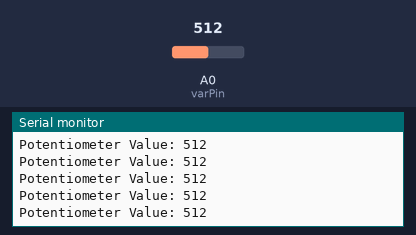
The sketch below on a simulated Arduino Uno, built with avr-gcc and run on an emulated ATmega328P. Shown: the last lines printed to the serial monitor. The test bench sets the inputs (shaded band); at power-on: A0 (varPin) = 512.

Above: at 5.7 s.
5.8 s: A0 (varPin) set to 983
At 6.5 s:
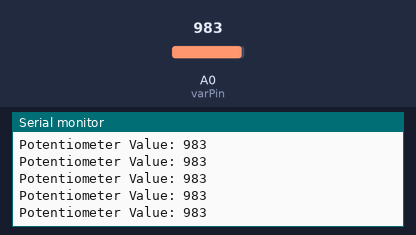
8.8 s: A0 (varPin) set to 1007
At 9.4 s:
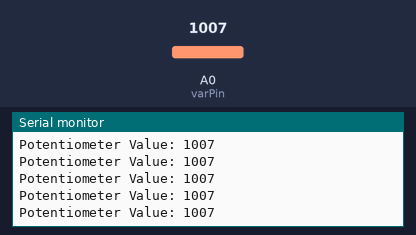
14.8 s: A0 (varPin) set to 107
At 15.9 s:
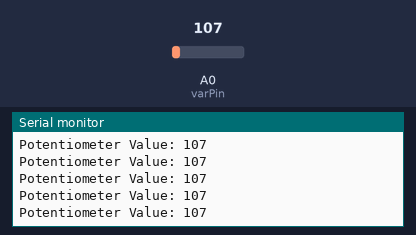
16.3 s: A0 (varPin) set to 91
At 16.9 s:
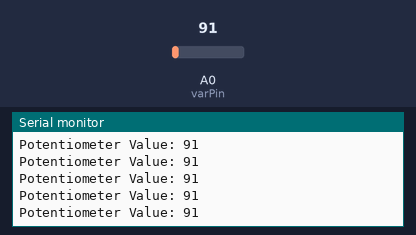
Timing chart, 0 to 19.3 s (numbered marks = the images above; inputs shaded):
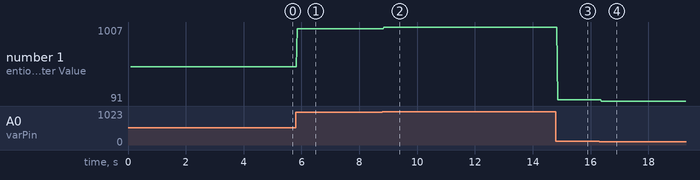

Measured:
- after the input at 5.8 s, the serial monitor: prints a new line after 0.05 s (image 1)
- after the input at 8.8 s, the serial monitor: prints a new line after 0.05 s (image 2)
- after the input at 14.8 s, the serial monitor: prints a new line after 0.06 s (image 3)
- after the input at 16.3 s, the serial monitor: prints a new line after 0.07 s (image 4)
- plotted number 1: 512 → 983 after the input at 5.8 s, 983 → 1007 after the input at 8.8 s, 1007 → 107 after the input at 14.8 s, 107 → 91 after the input at 16.3 s

The sketch:

potentiometer.ino
```cpp
//Variables:
int varPin = A0;
int val = 0;
void setup() {
// put your setup code here, to run once:
Serial.begin(9600);
Serial.println("Serial connection established..\nAdjust the Potentiometer to see the value change!");
}
void loop() {
// put your main code here, to run repeatedly:
Serial.print("Potentiometer Value: ");
val = analogRead(varPin);
Serial.println(val);
}
```
